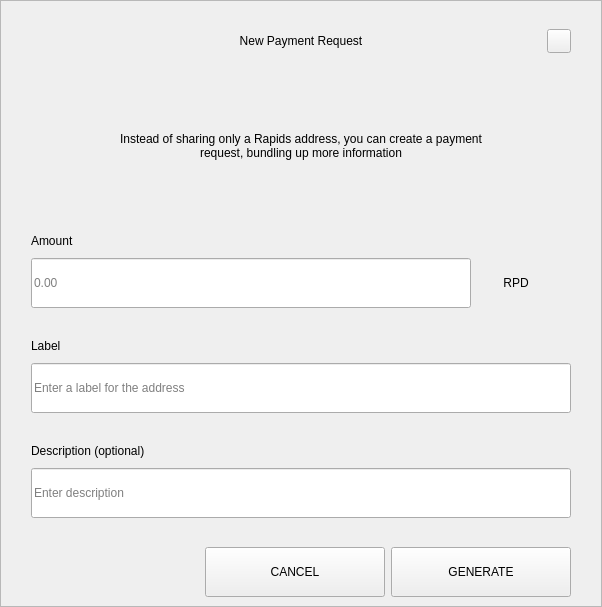
<?xml version="1.0" encoding="UTF-8"?>
<ui version="4.0">
 <class>RequestDialog</class>
 <widget class="QDialog" name="RequestDialog">
  <property name="geometry">
   <rect>
    <x>0</x>
    <y>0</y>
    <width>602</width>
    <height>607</height>
   </rect>
  </property>
  <property name="windowTitle">
   <string>Dialog</string>
  </property>
  <layout class="QVBoxLayout" name="verticalLayout_5">
   <property name="spacing">
    <number>0</number>
   </property>
   <property name="leftMargin">
    <number>0</number>
   </property>
   <property name="topMargin">
    <number>0</number>
   </property>
   <property name="rightMargin">
    <number>0</number>
   </property>
   <property name="bottomMargin">
    <number>0</number>
   </property>
   <item>
    <widget class="QFrame" name="frame">
     <property name="styleSheet">
      <string notr="true"/>
     </property>
     <property name="frameShape">
      <enum>QFrame::StyledPanel</enum>
     </property>
     <property name="frameShadow">
      <enum>QFrame::Raised</enum>
     </property>
     <layout class="QVBoxLayout" name="verticalLayout_4" stretch="1,0,0">
      <property name="spacing">
       <number>0</number>
      </property>
      <property name="leftMargin">
       <number>30</number>
      </property>
      <property name="topMargin">
       <number>20</number>
      </property>
      <property name="rightMargin">
       <number>30</number>
      </property>
      <property name="bottomMargin">
       <number>0</number>
      </property>
      <item>
       <layout class="QHBoxLayout" name="horizontalLayout_3">
        <property name="spacing">
         <number>0</number>
        </property>
        <item>
         <spacer name="horizontalSpacer_21">
          <property name="orientation">
           <enum>Qt::Horizontal</enum>
          </property>
          <property name="sizeHint" stdset="0">
           <size>
            <width>40</width>
            <height>20</height>
           </size>
          </property>
         </spacer>
        </item>
        <item>
         <widget class="QLabel" name="labelTitle">
          <property name="minimumSize">
           <size>
            <width>0</width>
            <height>40</height>
           </size>
          </property>
          <property name="maximumSize">
           <size>
            <width>16777215</width>
            <height>40</height>
           </size>
          </property>
          <property name="styleSheet">
           <string notr="true">padding-left:24px;</string>
          </property>
          <property name="text">
           <string>New Payment Request</string>
          </property>
          <property name="alignment">
           <set>Qt::AlignCenter</set>
          </property>
          <property name="margin">
           <number>7</number>
          </property>
         </widget>
        </item>
        <item>
         <spacer name="horizontalSpacer">
          <property name="orientation">
           <enum>Qt::Horizontal</enum>
          </property>
          <property name="sizeHint" stdset="0">
           <size>
            <width>40</width>
            <height>20</height>
           </size>
          </property>
         </spacer>
        </item>
        <item>
         <widget class="QPushButton" name="btnEsc">
          <property name="minimumSize">
           <size>
            <width>24</width>
            <height>24</height>
           </size>
          </property>
          <property name="maximumSize">
           <size>
            <width>24</width>
            <height>24</height>
           </size>
          </property>
          <property name="focusPolicy">
           <enum>Qt::NoFocus</enum>
          </property>
          <property name="text">
           <string/>
          </property>
         </widget>
        </item>
       </layout>
      </item>
      <item>
       <widget class="QStackedWidget" name="stack">
        <property name="minimumSize">
         <size>
          <width>540</width>
          <height>0</height>
         </size>
        </property>
        <property name="maximumSize">
         <size>
          <width>540</width>
          <height>16777215</height>
         </size>
        </property>
        <property name="currentIndex">
         <number>0</number>
        </property>
        <widget class="QWidget" name="page_1">
         <property name="minimumSize">
          <size>
           <width>540</width>
           <height>0</height>
          </size>
         </property>
         <property name="maximumSize">
          <size>
           <width>540</width>
           <height>16777215</height>
          </size>
         </property>
         <layout class="QVBoxLayout" name="layout1">
          <property name="spacing">
           <number>0</number>
          </property>
          <property name="leftMargin">
           <number>0</number>
          </property>
          <property name="topMargin">
           <number>0</number>
          </property>
          <property name="rightMargin">
           <number>0</number>
          </property>
          <property name="bottomMargin">
           <number>0</number>
          </property>
          <item>
           <spacer name="verticalSpacer_21">
            <property name="orientation">
             <enum>Qt::Vertical</enum>
            </property>
            <property name="sizeType">
             <enum>QSizePolicy::Fixed</enum>
            </property>
            <property name="sizeHint" stdset="0">
             <size>
              <width>20</width>
              <height>30</height>
             </size>
            </property>
           </spacer>
          </item>
          <item alignment="Qt::AlignHCenter">
           <widget class="QLabel" name="labelMessage">
            <property name="minimumSize">
             <size>
              <width>400</width>
              <height>50</height>
             </size>
            </property>
            <property name="text">
             <string>Instead of sharing only a Rapids address, you can create a payment request, bundling up more information</string>
            </property>
            <property name="alignment">
             <set>Qt::AlignCenter</set>
            </property>
            <property name="wordWrap">
             <bool>true</bool>
            </property>
           </widget>
          </item>
          <item alignment="Qt::AlignBottom">
           <widget class="QWidget" name="containerAmount" native="true">
            <layout class="QVBoxLayout" name="verticalLayout">
             <property name="spacing">
              <number>9</number>
             </property>
             <property name="leftMargin">
              <number>0</number>
             </property>
             <property name="topMargin">
              <number>0</number>
             </property>
             <property name="rightMargin">
              <number>0</number>
             </property>
             <property name="bottomMargin">
              <number>0</number>
             </property>
             <item>
              <widget class="QLabel" name="labelSubtitleAmount">
               <property name="minimumSize">
                <size>
                 <width>350</width>
                 <height>16</height>
                </size>
               </property>
               <property name="maximumSize">
                <size>
                 <width>16777215</width>
                 <height>16</height>
                </size>
               </property>
               <property name="text">
                <string>Amount</string>
               </property>
              </widget>
             </item>
             <item alignment="Qt::AlignTop">
              <widget class="QWidget" name="layoutAmount" native="true">
               <layout class="QHBoxLayout" name="horizontalLayout" stretch="2,0">
                <property name="spacing">
                 <number>0</number>
                </property>
                <property name="leftMargin">
                 <number>0</number>
                </property>
                <property name="topMargin">
                 <number>0</number>
                </property>
                <property name="rightMargin">
                 <number>0</number>
                </property>
                <property name="bottomMargin">
                 <number>0</number>
                </property>
                <item>
                 <widget class="QLineEdit" name="lineEditAmount">
                  <property name="minimumSize">
                   <size>
                    <width>0</width>
                    <height>50</height>
                   </size>
                  </property>
                  <property name="maximumSize">
                   <size>
                    <width>16777215</width>
                    <height>50</height>
                   </size>
                  </property>
                  <property name="placeholderText">
                   <string notr="true">0.00</string>
                  </property>
                 </widget>
                </item>
                <item>
                 <widget class="QWidget" name="comboContainer" native="true">
                  <property name="minimumSize">
                   <size>
                    <width>100</width>
                    <height>50</height>
                   </size>
                  </property>
                  <property name="maximumSize">
                   <size>
                    <width>16777215</width>
                    <height>50</height>
                   </size>
                  </property>
                  <layout class="QHBoxLayout" name="horizontalLayout_31">
                   <property name="spacing">
                    <number>0</number>
                   </property>
                   <property name="leftMargin">
                    <number>0</number>
                   </property>
                   <property name="topMargin">
                    <number>0</number>
                   </property>
                   <property name="rightMargin">
                    <number>10</number>
                   </property>
                   <property name="bottomMargin">
                    <number>0</number>
                   </property>
                   <item>
                    <widget class="QLabel" name="comboBoxCoin">
                     <property name="text">
                      <string>RPD</string>
                     </property>
                     <property name="alignment">
                      <set>Qt::AlignCenter</set>
                     </property>
                    </widget>
                   </item>
                  </layout>
                 </widget>
                </item>
               </layout>
              </widget>
             </item>
            </layout>
           </widget>
          </item>
          <item>
           <spacer name="verticalSpacer_31">
            <property name="orientation">
             <enum>Qt::Vertical</enum>
            </property>
            <property name="sizeType">
             <enum>QSizePolicy::Fixed</enum>
            </property>
            <property name="sizeHint" stdset="0">
             <size>
              <width>20</width>
              <height>30</height>
             </size>
            </property>
           </spacer>
          </item>
          <item>
           <layout class="QVBoxLayout" name="verticalLayoutLabel">
            <property name="spacing">
             <number>9</number>
            </property>
            <item>
             <widget class="QLabel" name="labelSubtitleLabel">
              <property name="minimumSize">
               <size>
                <width>0</width>
                <height>16</height>
               </size>
              </property>
              <property name="maximumSize">
               <size>
                <width>16777215</width>
                <height>16</height>
               </size>
              </property>
              <property name="text">
               <string>Label</string>
              </property>
             </widget>
            </item>
            <item>
             <widget class="QLineEdit" name="lineEditLabel">
              <property name="minimumSize">
               <size>
                <width>0</width>
                <height>50</height>
               </size>
              </property>
              <property name="maximumSize">
               <size>
                <width>16777215</width>
                <height>50</height>
               </size>
              </property>
              <property name="placeholderText">
               <string>Enter a label for the address</string>
              </property>
             </widget>
            </item>
           </layout>
          </item>
          <item>
           <spacer name="verticalSpacer_34">
            <property name="orientation">
             <enum>Qt::Vertical</enum>
            </property>
            <property name="sizeType">
             <enum>QSizePolicy::Fixed</enum>
            </property>
            <property name="sizeHint" stdset="0">
             <size>
              <width>20</width>
              <height>30</height>
             </size>
            </property>
           </spacer>
          </item>
          <item>
           <layout class="QVBoxLayout" name="verticalLayoutDescription">
            <property name="spacing">
             <number>9</number>
            </property>
            <item>
             <widget class="QLabel" name="labelSubtitleDescription">
              <property name="minimumSize">
               <size>
                <width>0</width>
                <height>16</height>
               </size>
              </property>
              <property name="maximumSize">
               <size>
                <width>16777215</width>
                <height>16</height>
               </size>
              </property>
              <property name="text">
               <string>Description (optional)</string>
              </property>
             </widget>
            </item>
            <item>
             <widget class="QLineEdit" name="lineEditDescription">
              <property name="minimumSize">
               <size>
                <width>0</width>
                <height>50</height>
               </size>
              </property>
              <property name="maximumSize">
               <size>
                <width>16777215</width>
                <height>50</height>
               </size>
              </property>
              <property name="placeholderText">
               <string>Enter description</string>
              </property>
             </widget>
            </item>
            <item>
             <spacer name="verticalSpacer_4">
              <property name="orientation">
               <enum>Qt::Vertical</enum>
              </property>
              <property name="sizeType">
               <enum>QSizePolicy::Fixed</enum>
              </property>
              <property name="sizeHint" stdset="0">
               <size>
                <width>20</width>
                <height>20</height>
               </size>
              </property>
             </spacer>
            </item>
           </layout>
          </item>
         </layout>
        </widget>
        <widget class="QWidget" name="page_2">
         <layout class="QVBoxLayout" name="layout2">
          <item>
           <spacer name="verticalSpacer_5">
            <property name="orientation">
             <enum>Qt::Vertical</enum>
            </property>
            <property name="sizeType">
             <enum>QSizePolicy::Fixed</enum>
            </property>
            <property name="sizeHint" stdset="0">
             <size>
              <width>20</width>
              <height>50</height>
             </size>
            </property>
           </spacer>
          </item>
          <item alignment="Qt::AlignHCenter">
           <widget class="QLabel" name="labelQrImg">
            <property name="minimumSize">
             <size>
              <width>260</width>
              <height>260</height>
             </size>
            </property>
            <property name="maximumSize">
             <size>
              <width>260</width>
              <height>260</height>
             </size>
            </property>
            <property name="text">
             <string/>
            </property>
            <property name="alignment">
             <set>Qt::AlignCenter</set>
            </property>
           </widget>
          </item>
          <item>
           <spacer name="verticalSpacer_2">
            <property name="orientation">
             <enum>Qt::Vertical</enum>
            </property>
            <property name="sizeType">
             <enum>QSizePolicy::Fixed</enum>
            </property>
            <property name="sizeHint" stdset="0">
             <size>
              <width>20</width>
              <height>30</height>
             </size>
            </property>
           </spacer>
          </item>
          <item alignment="Qt::AlignHCenter">
           <widget class="QLabel" name="labelAddress">
            <property name="text">
             <string>M6tGR83SQbie1SW72hjcWJvFfip5krte2Z </string>
            </property>
           </widget>
          </item>
          <item>
           <spacer name="verticalSpacer_32">
            <property name="orientation">
             <enum>Qt::Vertical</enum>
            </property>
            <property name="sizeType">
             <enum>QSizePolicy::Expanding</enum>
            </property>
            <property name="sizeHint" stdset="0">
             <size>
              <width>20</width>
              <height>20</height>
             </size>
            </property>
           </spacer>
          </item>
          <item>
           <layout class="QHBoxLayout" name="horizontal">
            <property name="leftMargin">
             <number>20</number>
            </property>
            <property name="rightMargin">
             <number>20</number>
            </property>
            <property name="bottomMargin">
             <number>20</number>
            </property>
            <item>
             <spacer name="horizontalSpacer_4">
              <property name="orientation">
               <enum>Qt::Horizontal</enum>
              </property>
              <property name="sizeHint" stdset="0">
               <size>
                <width>40</width>
                <height>20</height>
               </size>
              </property>
             </spacer>
            </item>
            <item>
             <widget class="QPushButton" name="btnCopyAddress">
              <property name="minimumSize">
               <size>
                <width>180</width>
                <height>50</height>
               </size>
              </property>
              <property name="text">
               <string>COPY ADDRESS</string>
              </property>
             </widget>
            </item>
            <item>
             <widget class="QPushButton" name="btnCopyUrl">
              <property name="minimumSize">
               <size>
                <width>180</width>
                <height>50</height>
               </size>
              </property>
              <property name="text">
               <string>COPY URL</string>
              </property>
             </widget>
            </item>
            <item>
             <spacer name="horizontalSpacer_2">
              <property name="orientation">
               <enum>Qt::Horizontal</enum>
              </property>
              <property name="sizeHint" stdset="0">
               <size>
                <width>40</width>
                <height>20</height>
               </size>
              </property>
             </spacer>
            </item>
           </layout>
          </item>
         </layout>
        </widget>
       </widget>
      </item>
      <item>
       <widget class="QWidget" name="buttonsStack" native="true">
        <layout class="QHBoxLayout" name="horizontalLayout_5">
         <property name="leftMargin">
          <number>20</number>
         </property>
         <property name="rightMargin">
          <number>0</number>
         </property>
         <item>
          <spacer name="horizontalSpacer_41">
           <property name="orientation">
            <enum>Qt::Horizontal</enum>
           </property>
           <property name="sizeHint" stdset="0">
            <size>
             <width>40</width>
             <height>20</height>
            </size>
           </property>
          </spacer>
         </item>
         <item>
          <widget class="QPushButton" name="btnCancel">
           <property name="minimumSize">
            <size>
             <width>180</width>
             <height>50</height>
            </size>
           </property>
           <property name="focusPolicy">
            <enum>Qt::NoFocus</enum>
           </property>
           <property name="text">
            <string>CANCEL</string>
           </property>
          </widget>
         </item>
         <item>
          <widget class="QPushButton" name="btnSave">
           <property name="minimumSize">
            <size>
             <width>180</width>
             <height>50</height>
            </size>
           </property>
           <property name="focusPolicy">
            <enum>Qt::NoFocus</enum>
           </property>
           <property name="text">
            <string>GENERATE</string>
           </property>
          </widget>
         </item>
        </layout>
       </widget>
      </item>
     </layout>
    </widget>
   </item>
  </layout>
 </widget>
 <resources/>
 <connections/>
</ui>
